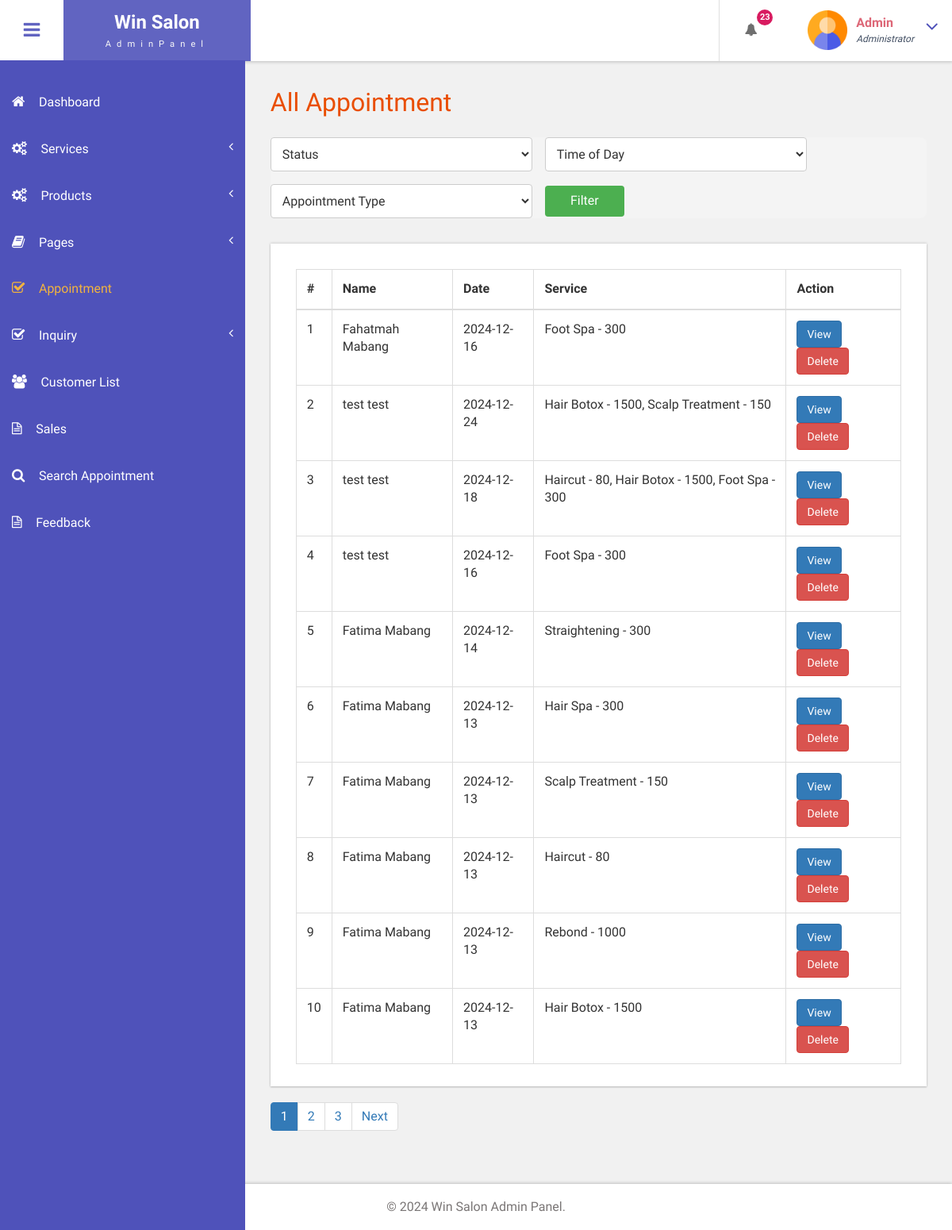
Before: /bfs/admin/all-appointment.php (signed in) with the older database file.
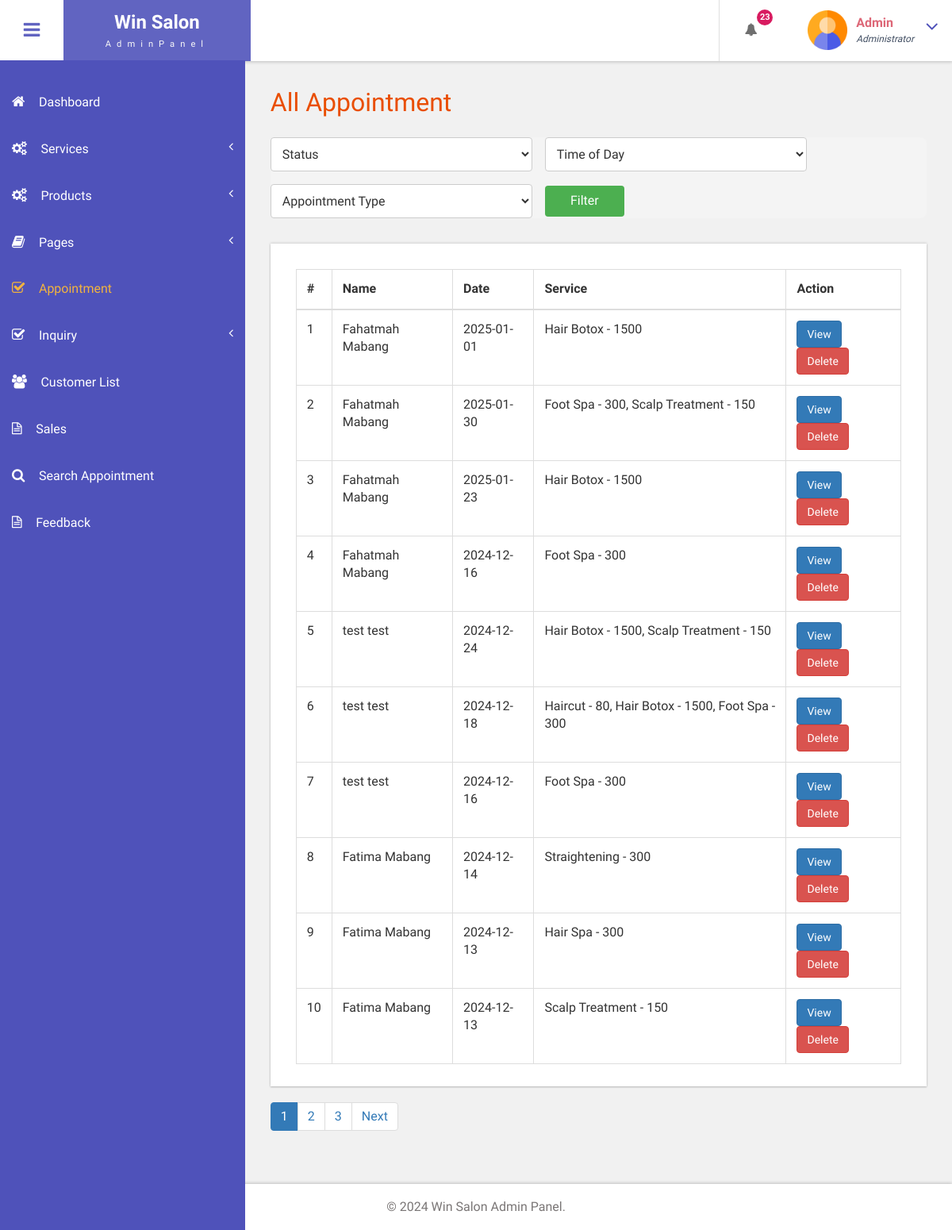
After: the same page with the newer database file.
### tables this page shows
CREATE TABLE `tblbook` (
  `ID` int(10) NOT NULL,
  `UserID` int(10) DEFAULT NULL,
  `AptNumber` int(10) DEFAULT NULL,
  `AptDate` date DEFAULT NULL,
  `AptTime` time DEFAULT NULL,
  `Service` varchar(255) NOT NULL,
  `Message` mediumtext DEFAULT NULL,
  `BookingDate` timestamp NULL DEFAULT current_timestamp(),
  `Remark` varchar(250) DEFAULT NULL,
  `Status` varchar(250) DEFAULT NULL,
  `RemarkDate` timestamp NULL DEFAULT NULL ON UPDATE current_timestamp(),
  `Service_Total_Price` decimal(10,2) DEFAULT 0.00,
  `deleted_at` datetime DEFAULT NULL
);

CREATE TABLE `tbluser` (
  `ID` int(10) NOT NULL,
  `FirstName` varchar(120) DEFAULT NULL,
  `LastName` varchar(250) DEFAULT NULL,
  `MobileNumber` bigint(10) DEFAULT NULL,
  `Email` varchar(120) DEFAULT NULL,
  `Password` varchar(120) DEFAULT NULL,
  `account_activation_hash` varchar(64) DEFAULT NULL,
  `RegDate` timestamp NULL DEFAULT current_timestamp()
);

### bfs/admin/all-appointment.php (the view, shortened to what this page needs)
<?php
include('includes/dbconnection.php');
if (strlen($_SESSION['bpmsaid']==0)) {
  header('location:logout.php');
  } else{
    $limit = 10;
    $page = isset($_GET['page']) ? (int)$_GET['page'] : 1;
    $offset = ($page - 1) * $limit;
    $filters = [];
    $filter_sql = count($filters) > 0 ? 'WHERE ' . implode(' AND ', $filters) : '';
    $count_query = "SELECT COUNT(*) AS total FROM tblbook
                    JOIN tbluser ON tbluser.ID = tblbook.UserID
                    $filter_sql AND (tblbook.deleted_at IS NULL OR tblbook.deleted_at < NOW() - INTERVAL 30 DAY)";
    $result = mysqli_query($con, $count_query);
    $row = mysqli_fetch_assoc($result);
    $total_records = $row['total'];
    $total_pages = ceil($total_records / $limit);
  ?>
<!DOCTYPE HTML>
<html>
<head>
<link href="css/bootstrap.css" rel='stylesheet' type='text/css' />
<link href="css/style.css" rel='stylesheet' type='text/css' />
<link href="css/font-awesome.css" rel="stylesheet">
<link href="css/animate.css" rel="stylesheet" type="text/css" media="all">
<link href="css/custom.css" rel="stylesheet">
</head>
<body class="cbp-spmenu-push">
	<div class="main-content">
		 <?php include_once('includes/sidebar.php');?>
		 <?php include_once('includes/header.php');?>
		<div id="page-wrapper">
			<div class="main-page">
				<div class="tables">
					<h3 class="title1">All Appointment</h3>
					<form method="get" action="" class="filter-form">
                        <select name="status" class="filter-select">
                            <option value="">Status</option>
                        </select>
                        <select name="time_of_day" class="filter-select">
                            <option value="">Time of Day</option>
                        </select>
                        <select name="appointment_type" class="filter-select">
                            <option value="">Appointment Type</option>
                        </select>
                        <button type="submit" class="filter-button">Filter</button>
                    </form>
					<div class="table-responsive bs-example widget-shadow">
						<table class="table table-bordered">
							<thead>
								<tr>
									<th>#</th>
									<th>Name</th>
									<th>Date</th>
                                    <th>Service</th>
									<th>Action</th>
								</tr>
							</thead>
							<tbody>
    <?php
    $query = "SELECT tbluser.FirstName, tbluser.LastName, tbluser.MobileNumber, tblbook.ID AS bid, tblbook.AptNumber,
              tblbook.AptDate, tblbook.AptTime, tblbook.Status, tblbook.Service
              FROM tblbook
              JOIN tbluser ON tbluser.ID = tblbook.UserID
              $filter_sql
              AND (tblbook.deleted_at IS NULL OR tblbook.deleted_at < NOW() - INTERVAL 30 DAY)
              ORDER BY tblbook.BookingDate DESC
              LIMIT $limit OFFSET $offset";
    $ret = mysqli_query($con, $query);
    $cnt = $offset + 1;
    if (mysqli_num_rows($ret) > 0) {
        while ($row = mysqli_fetch_array($ret)) {
    ?>
            <tr>
                <td scope="row"><?php echo $cnt; ?></td>
                <td><?php echo $row['FirstName']; ?> <?php echo $row['LastName']; ?></td>
                <td><?php echo $row['AptDate']; ?></td>
                <td><?php echo $row['Service']; ?></td>
                <td>
                    <a href="view-appointment.php?viewid=<?php echo $row['bid']; ?>" class="btn btn-primary">View</a>
                    <a href="all-appointment.php?delid=<?php echo $row['bid']; ?>" class="btn btn-danger" onClick="return confirm('Are you sure you want to delete?')">Delete</a>
                </td>
            </tr>
    <?php
            $cnt++;
        }
    } else {
        echo "<tr><td colspan='8' style='text-align:center;'>No appointments found for the selected filters.</td></tr>";
    }
    ?>
</tbody>
					</table>
					</div>
                <nav>
                    <ul class="pagination">
                        <?php for ($i = 1; $i <= $total_pages; $i++) { ?>
                            <li class="<?php if ($i == $page) echo 'active'; ?>">
                                <a href="all-appointment.php?page=<?php echo $i; ?>"><?php echo $i; ?></a>
                            </li>
                        <?php } ?>
                        <?php if ($page < $total_pages) { ?>
                            <li><a href="all-appointment.php?page=<?php echo $page + 1; ?>">Next</a></li>
                        <?php } ?>
                    </ul>
                </nav>
				</div>
			</div>
		</div>
		 <?php include_once('includes/footer.php');?>
	</div>
</body>
</html>
<?php }  ?>

Changed rows visible on the page:
no longer on this page (row unchanged): tblbook: UserID.FirstName "Fatima", UserID.LastName "Mabang", AptDate "2024-12-13", Service "Haircut - 80"
no longer on this page (row unchanged): tblbook: UserID.FirstName "Fatima", UserID.LastName "Mabang", AptDate "2024-12-13", Service "Rebond - 1000"
no longer on this page (row unchanged): tblbook: UserID.FirstName "Fatima", UserID.LastName "Mabang", AptDate "2024-12-13", Service "Hair Botox - 1500"
added tblbook: UserID.FirstName "Fahatmah", UserID.LastName "Mabang", AptDate "2025-01-01", Service "Hair Botox - 1500"
added tblbook: UserID.FirstName "Fahatmah", UserID.LastName "Mabang", AptDate "2025-01-30", Service "Foot Spa - 300, Scalp Treatment - 150"
added tblbook: UserID.FirstName "Fahatmah", UserID.LastName "Mabang", AptDate "2025-01-23", Service "Hair Botox - 1500"
